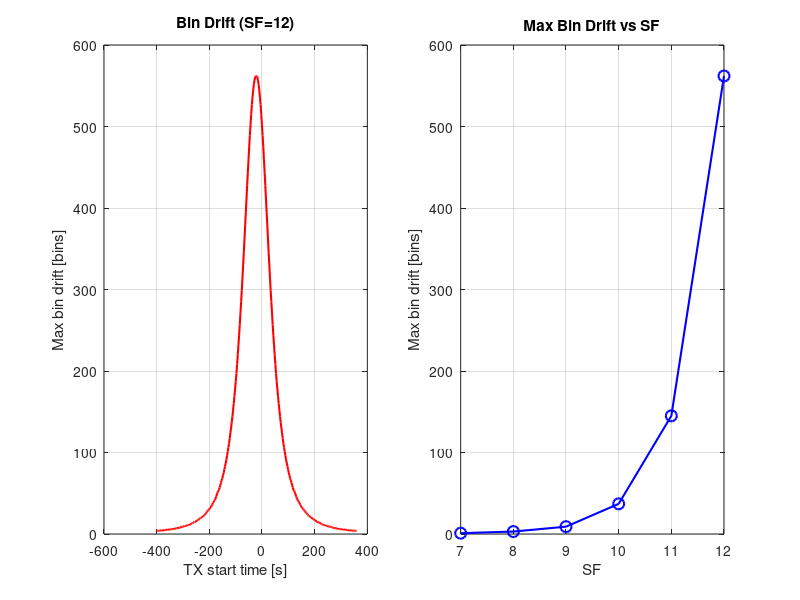

Source code (MATLAB):
%ドップラーシフトによってどれだけビンがずれるか、周波数オフセットに影響が出るか
%100kHz2^SF分割したときの、1ビンあたりの周波数から、シフトによってどれだけビンがずれるかを算出する

clear; 
close all; 
clc;

SF_list = [7, 8, 9, 10, 11, 12];

n_bit  = 8;
h       = 540e3;
v_sat   = 7600;
f_c     = 920e6;
c_light = 3e8;
El_min  = 10;
t_max = h / (v_sat * tand(El_min));

SF     = 12;
M      = 2^SF;
BW     = 100e3;
df     = BW / M;
T_slot = M / BW;
C      = 3 * 2^n_bit + 303;
T_cw   = (C - 1) * T_slot;
fd     = @(t) -(f_c/c_light) .* v_sat^2 .* t ./ sqrt(h^2 + (v_sat.*t).^2);

fprintf('C = %d slots\n', C);
fprintf('T_cw = %.1f s\n', T_cw);
fprintf('T_pass = %.1f s\n', 2*t_max);

pulse_slots = round(linspace(0, C-1, 9));
t_starts    = linspace(-t_max, t_max - T_cw, 300);

req_jt = zeros(1, length(t_starts));
for k = 1:length(t_starts)
    t_p        = t_starts(k) + pulse_slots * T_slot;
    bins       = round(fd(t_p) / df);
    req_jt(k)  = max(bins) - min(bins);
end

fprintf('Max bin drift = %d bins\n', max(req_jt));

max_drift = zeros(1, length(SF_list));
for si = 1:length(SF_list)
    sf     = SF_list(si);
    m      = 2^sf;
    df_sf  = BW / m;
    ts     = m / BW;
    c      = 3 * 2^n_bit + 303;
    tcw    = (c - 1) * ts;
    ps     = round(linspace(0, c-1, 9));
    ts_vec = linspace(-t_max, t_max - tcw, 300);
    md     = 0;
    for k = 1:length(ts_vec)
        t_p  = ts_vec(k) + ps * ts;
        bins = round(fd(t_p) / df_sf);
        md   = max(md, max(bins) - min(bins));
    end
    max_drift(si) = md;
end

t_pass = linspace(-t_max, t_max, 500);

figure('Position', [100 100 1000 400]);

subplot(1,2,1);
plot(t_starts, req_jt, 'r-', 'LineWidth', 1.5);
xlabel('TX start time [s]');
ylabel('Max bin drift [bins]');
title(sprintf('Bin Drift (SF=12)'));
grid on;

subplot(1,2,2);
plot(SF_list, max_drift, 'bo-', 'LineWidth', 1.5, 'MarkerSize', 8);
xlabel('SF');
ylabel('Max bin drift [bins]');
title('Max Bin Drift vs SF');
grid on;
